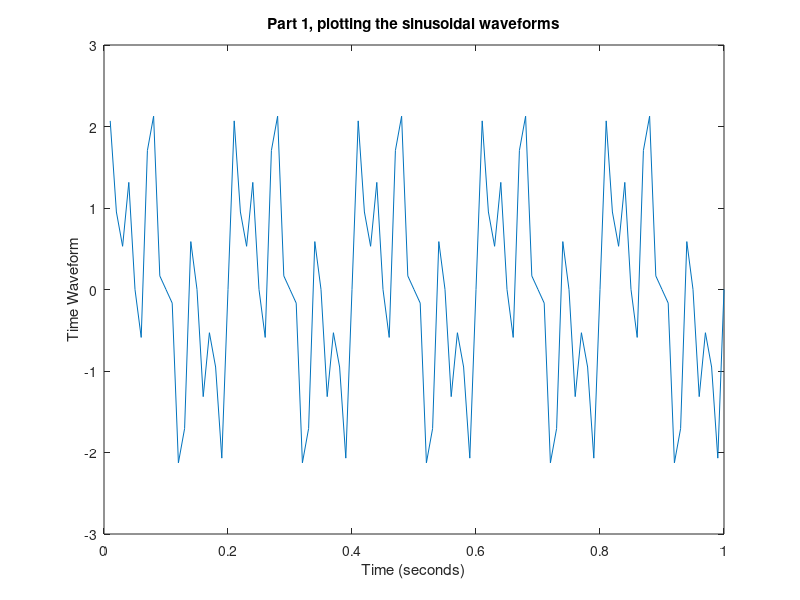
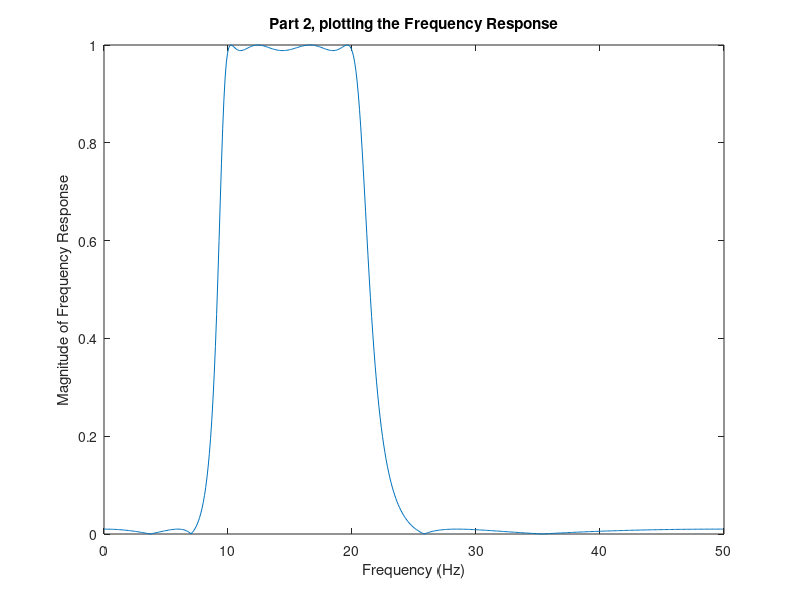
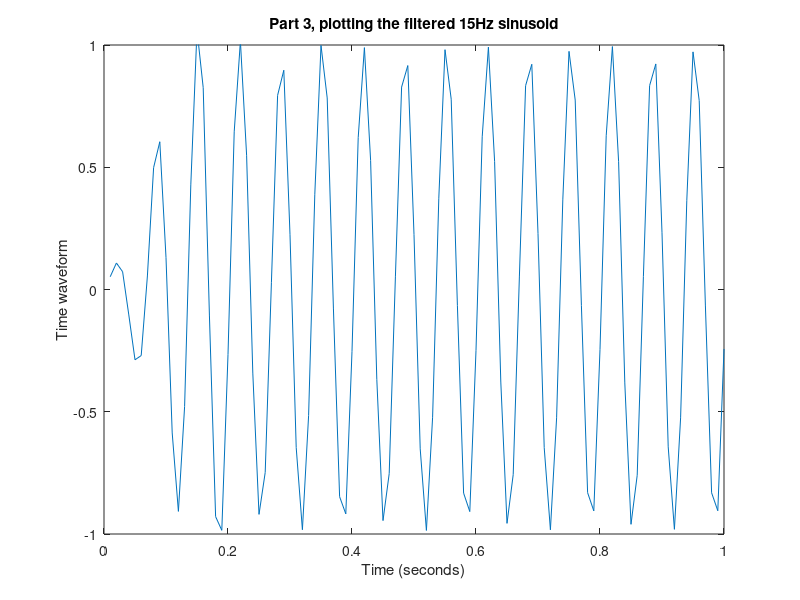
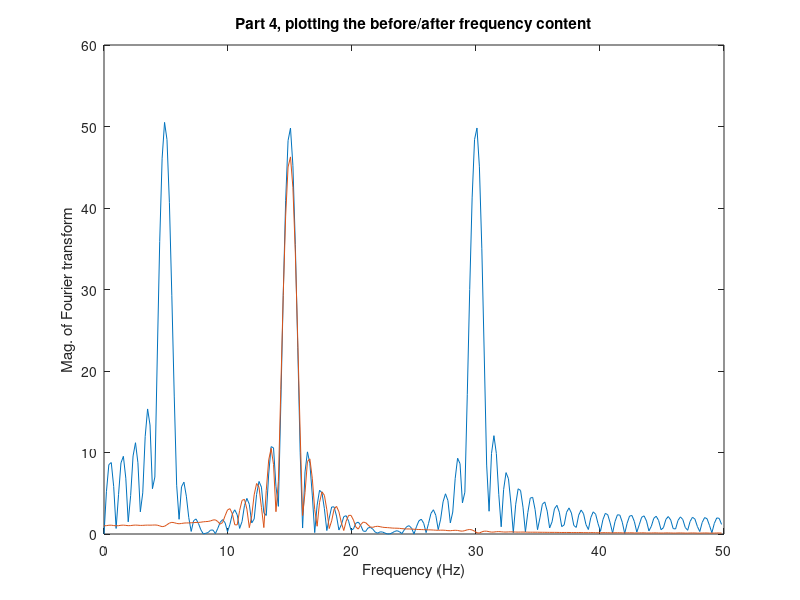

MATLAB code to generate these figures, in order:
% Making a signal with 3 sinusoidal components (5, 15 and 30Hz)
Fs=100; % Sampling Frequency
t=(1:100)/Fs; % Sampled waveform from t=0 to t=1 second
% For question 3, comment above, uncomment below
% t=(1:1000)/Fs;

% Setting up sinusoids
s1 = sin(2*pi*t*5); % 5Hz
s2 = sin(2*pi*t*15); % 15Hz
s3 = sin(2*pi*t*30); % 30Hz
% For question 2, comment line 9, uncomment below
% s2 = sin(2*pi*t*15.5);
s = s1 + s2 + s3; 

% First part of plotting the sinusoidal waveforms
figure();
plot(t,s);
title('Part 1, plotting the sinusoidal waveforms');
xlabel('Time (seconds)');
ylabel('Time Waveform');

% Second part of keeping the 15Hz sinusoid and getting rid of
% the 5, 30Hz components

% Creating an eighth order IIR filter with a passband of 
% 10 to 20 Hz and plotting the Freq Response

% [B,A] = ellip(N,Rp,Rs,Wp) 
% N     : Designs an Nth order lowpass elliptic filter 
% Rp    : Rp decibels of peak-to-peak ripple
% Rs    : minimum stopband attenuation of Rs decibels. 
% Wp    : passband-edge frequency (0 < Wp < 1)

% ellip returns the filter coefficients in
% length N+1 vectors B (numerator) and A (denominator).
[b,a] = ellip(4, 0.1, 40, [10 20]*2/Fs);

% [H,W] = freqz(B,A,N) returns the N-point complex frequency 
% response vector H and the N-point frequency vector W in 
% radians/sample of the filter
[H,w] = freqz(b,a,512);
figure();
plot(w*Fs/(2*pi),abs(H));
title('Part 2, plotting the Frequency Response');
xlabel('Frequency (Hz)');
ylabel('Magnitude of Frequency Response');


% The signal is now a 15Hz sinusoid as expected

% filter(B,A,X) filters the data in vector X with the
% filter described by vectors A and B to create the filtered
% data Y.  The filter is a "Direct Form II Transposed"
sf = filter(b,a,s);
figure();
plot(t,sf);
title('Part 3, plotting the filtered 15Hz sinusoid');
xlabel('Time (seconds)');
ylabel('Time waveform');
axis([0 1 -1 1]);


% Plotting the frequency content of the signal before 
% and after filteirng. Notice the peaks at 5 and 30 Hz have been 
% effectively eliminated

% fft(X,N) is the N-point Discrete Fourier Transform (DFT), 
% padded with zeros if X has less than N points 
% and truncated if it has more.

S = fft(s,512);
SF = fft(sf,512);
w = (0:255)/256*(Fs/2);
figure();
plot(w, abs([S(1:256)' SF(1:256)']));
title('Part 4, plotting the before/after frequency content');
xlabel('Frequency (Hz)');
ylabel('Mag. of Fourier transform');